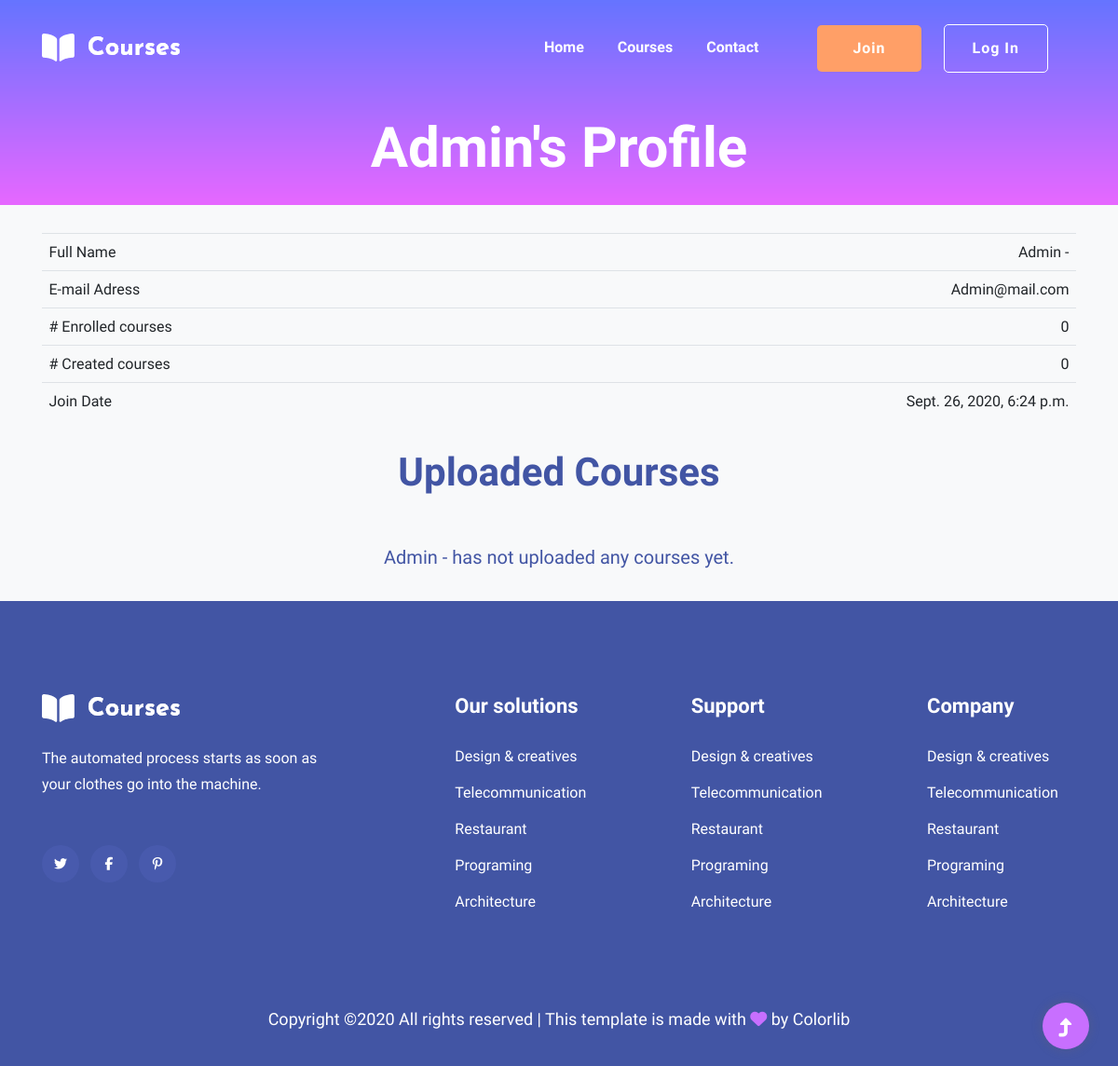
The app's page /profile/1 with its own data.
### courses/models.py (models this page shows, shortened)
class User(AbstractUser):
    likes = models.ManyToManyField("Course", blank=True,
            related_name="isLiked")
    enrolled = models.ManyToManyField("Course", blank=True,
              related_name="students")
    username = models.EmailField(max_length=64, unique=True)
    first_name = models.CharField(_('first name'), max_length=30, blank=False, null=False)
    last_name = models.CharField(_('last name'), max_length=150, blank=False, null=False)
    REQUIRED_FIELDS = ["first_name", "last_name"]

### courses/views.py (the view)
# urls.py: path("profile/<int:profile_id>", views.profile, name='profile'),
def profile(request, profile_id):
    profile = User.objects.get(id=profile_id)
    content = getPaginator(request, profile.uploadedCourses\
                .order_by("-timestamp").annotate(
                avg_rating=Avg('ratings__rating'),
                num_ratings=Count('ratings__rating'),), 10)
    content["profile"] = profile
    return render(request, "courses/profile.html", content)

### courses/utils.py (called while the page is built)
def getPaginator(request, data, elements):
    p = Paginator(data, elements)
    page_number = request.GET.get("page", 1)
    page = p.get_page(page_number)
    if page.has_previous():
        previousURL = f"?page={page.previous_page_number()}"
    else:
        previousURL = ''
    if page.has_next():
        nextURL = f"?page={page.next_page_number()}"
    else:
        nextURL = ''
    content = {"page": page, "previousURL": previousURL, "nextURL": nextURL}
    return content

### courses/templates/courses/profile.html (shortened to what this page needs)
{% extends "courses/layout.html" %}
{% block main %}
<main class="bg-light">
    <section class="slider-area2">
        <div class="slider-active">
            <div class="single-slider">
                <div class="container">
                    <div class="row justify-content-center">
                        <div class="col-xl-8 col-lg-11 col-md-12">
                            <div class="hero__caption hero__caption2 text-center">
                                <h1 data-animation="bounceIn" data-delay="0.2s">
                                    {{ profile.first_name }}'s Profile
                                </h1>
                            </div>
                        </div>
                    </div>
                </div>
            </div>
        </div>
    </section>
    <div class="container">
        <table class="table my-5 responsive my-3">
            <tbody>
                <tr>
                    <td> Full Name </td>
                    <td class="text-right">{{ profile.get_full_name }}</td>
                </tr>
                <tr>
                    <td>E-mail Adress</td>
                    <td class="text-right">{{ profile.username }}</td>
                </tr>
                <tr>
                    <td># Enrolled courses</td>
                    <td class="text-right">{{ profile.enrolled.all | length }}</td>
                </tr>
                <tr>
                    <td># Created courses</td>
                    <td class="text-right">{{ profile.uploadedCourses.all | length }}</td>
                </tr>
                <tr>
                    <td>Join Date</td>
                    <td class="text-right">{{ profile.date_joined }}</td>
                </tr>
            </tbody>
        </table>
        <div class="section-tittle section-tittle2 mt-5">
            <div class="front-text">
                <h2 class="text-center"> Uploaded Courses </h2>
            </div>
        </div>
        <div class="courses-area fix">
            <div class="container px-0">
                <div class="row">
                    {% for course in page.object_list %}
                    <div class="col-lg-4">
                        <div class="properties properties2 mb-30">
                            <div class="properties__card p-3">
                                <div class="properties__img overlay1">
                                        <a href="{% url 'course_details' course.id %}"><img src="{{ course.image }}" width="250" height="150"></a>
                                </div>
                                <div class="properties__caption">
                                    <p> {{ course.topic }}</p>
                                    <h3><a href="#">{{ course.title }}</a></h3>
                                    <p class="my-5 "><i class="fas fa-language mr-3"></i><strong>Langauge:</strong>  {{ course.language }}
                                        <br><i class="fas fa-certificate mr-4"></i><strong>Level:</strong>  {{ course.level }}</p>
                                    <div class="properties__footer d-flex justify-content-between align-items-center">
                                        <div class="restaurant-name">
                                            <div class="rating">
                                                {% with num_stars=course.avg_rating|floatformat:"0"|default:0 %}
                                                    {% if num_stars == 0 %}
                                                        {% with ''|center:5 as range %}
                                                            {% for _ in range %}
                                                                <i class="far fa-star"></i>
                                                            {% endfor %}
                                                        {% endwith %}
                                                    {% endif %}
                                                    {% with ''|center:num_stars as range %}
                                                        {% for _ in range %}
                                                            <i class="fas fa-star"></i>
                                                        {% endfor %}
                                                    {% endwith %}
                                                {% endwith %}
                                            </div>
                                            <p>
                                                {% if course.avg_rating %}
                                                    <span><strong>({{ course.avg_rating|floatformat:"2" }})</strong></span> based on {{ course.num_ratings }}
                                                {% else %}
                                                    Not rated yet.
                                                {% endif %}
                                            </p>
                                        </div>
                                        <div class="price">
                                            <span>${{ course.price }}</span>
                                        </div>
                                    </div>
                                    <a href="{% url 'course_details' course.id %}" class="border-btn border-btn2">Find out more</a>
                                </div>
                            </div>
                        </div>
                    </div>
                    {% empty %}
                    <div class="col-md-12 front-text my-5">
                        <h2 class="text-center"> {{ profile.get_full_name }} has not uploaded any courses yet. </h2>
                    </div>
                    {% endfor %}
                </div>
            </div>
        </div>
</main>
{% endblock %}

### records on screen
User: first_name "Admin", get_full_name "Admin -", username "Admin@mail.com", enrolled.all|length "0", uploadedCourses.all|length "0", date_joined "Sept. 26, 2020, 6:24 p.m."
